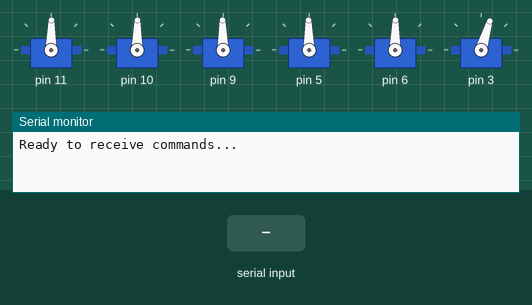
Simulated run of this sketch. Board: Arduino Uno, built with avr-gcc and run on an emulated ATmega328P. On the bench: 6 × servo, the last lines printed to the serial monitor. The inputs (shaded band) are chosen by the test bench.

Above: at 9.0 s.
9.1 s: "Base:1\n" received over Serial
At 11.0 s:
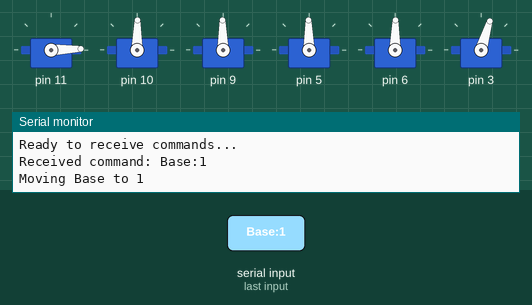
12.1 s: "Shoulder:1\n" received over Serial
At 13.9 s:
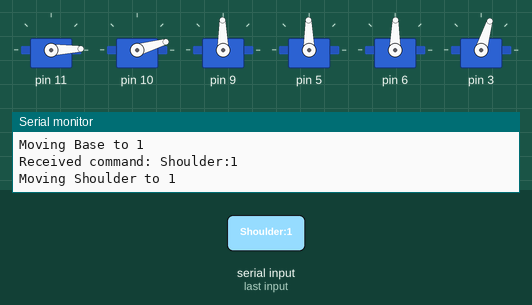
14.7 s: "Elbow:1\n" received over Serial
At 15.17 s:
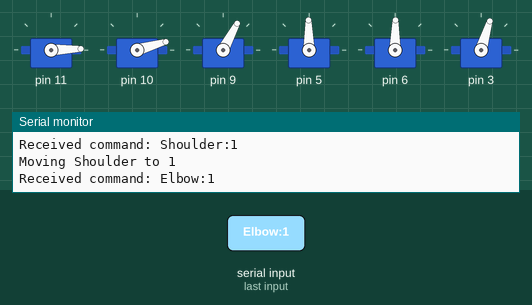
At 16.4 s:
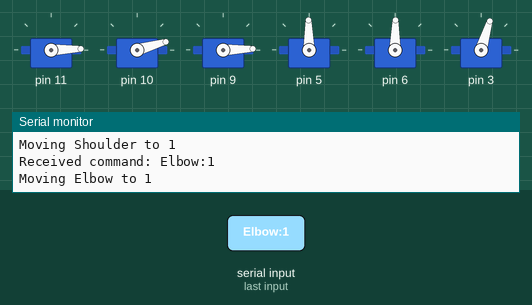
17.7 s: "Base:150\n" received over Serial
20.7 s: "Shoulder:150\n" received over Serial
23.7 s: "Elbow:150\n" received over Serial
Timing chart, 0 to 27.5 s (numbered marks = the images above; inputs shaded):
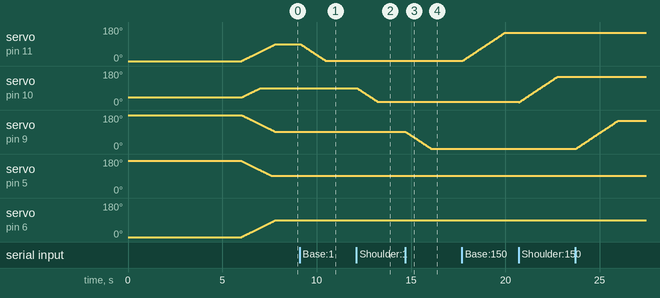

The sketch:

arduino.ino
```cpp
#include <Braccio.h>
#include <Servo.h>

// Declare servos (required by Braccio library)
Servo base;
Servo shoulder;
Servo elbow;
Servo wrist_rot;
Servo wrist_ver;
Servo gripper;

// Current angles for servos
int currentBase = 90;
int currentShoulder = 90;
int currentElbow = 90;
int currentWristRot = 90;
int currentWristVer = 90;
int currentGripper = 90;

// Function to move servos using Braccio's coordinated movement
void moveServo(int servoIndex, int targetPos) {
  // Update the current position based on which servo is being moved
  switch(servoIndex) {
    case 0: currentBase = targetPos; break;
    case 1: currentShoulder = targetPos; break;
    case 2: currentElbow = targetPos; break;
    case 3: currentWristRot = targetPos; break;
    case 4: currentWristVer = targetPos; break;
    case 5: currentGripper = targetPos; break;
  }

  // Use Braccio's coordinated movement for stable, fast positioning
  // Speed parameter: lower = faster (minimum 10, typical 15-20 for smooth but fast)
  Braccio.ServoMovement(15, currentBase, currentShoulder, currentElbow,
                        currentWristRot, currentWristVer, currentGripper);
}

void setup() {
  // Initialize the servos
  Braccio.begin();

  // Initialize serial communication with ESP32
  Serial.begin(9600);

  // Move to initial position
  Braccio.ServoMovement(20, currentBase, currentShoulder, currentElbow, currentWristRot, currentWristVer, currentGripper);
  Serial.println("Ready to receive commands...");
}

void loop() {
  // Wait for data and ensure we have a complete line
  if (Serial.available() > 0) {
    // Wait a bit to ensure the full command has arrived (9600 baud = ~1ms per byte)
    delay(20);

    // Read all available data until newline
    String command = "";
    unsigned long startTime = millis();
    bool foundNewline = false;

    // Read until we find a newline or timeout
    while (millis() - startTime < 200 && !foundNewline) {
      if (Serial.available() > 0) {
        char c = Serial.read();
        if (c == '\n' || c == '\r') {
          foundNewline = true;
          break;  // End of command
        }
        if (c >= 32 && c <= 126) {  // Only add printable ASCII characters
          command += c;
        }
      }
    }

    // If we didn't find a newline, clear the buffer to prevent corruption
    if (!foundNewline && Serial.available() > 0) {
      // Clear buffer until we find a newline or it's empty
      while (Serial.available() > 0) {
        char c = Serial.read();
        if (c == '\n' || c == '\r') {
          break;
        }
      }
      // Don't process incomplete command
      return;
    }

    command.trim();  // Remove any whitespace/newlines

    // Only process if we have a non-empty command with valid format
    if (command.length() > 0 && command.indexOf(':') > 0) {
      Serial.print("Received command: ");
      Serial.println(command);  // Debug: print the received command

      // Parse the command and extract the servo and value
      int separatorIndex = command.indexOf(':');
      if (separatorIndex != -1 && separatorIndex > 0) {
        String servoName = command.substring(0, separatorIndex);  // Extract servo name
        servoName.trim();  // Remove whitespace
        String valueStr = command.substring(separatorIndex + 1);
        valueStr.trim();  // Remove whitespace

        // Validate that valueStr is not empty and contains only digits
        if (valueStr.length() > 0) {
          // Check if valueStr contains only digits
          bool isValidNumber = true;
          for (int i = 0; i < valueStr.length(); i++) {
            if (!isDigit(valueStr[i])) {
              isValidNumber = false;
              break;
            }
          }

          if (isValidNumber) {
            int servoValue = valueStr.toInt();  // Extract value

            // Only process if we got a valid value (not 0 unless explicitly 0, but check range)
            if (servoValue >= 0 && servoValue <= 180) {
              // Move the appropriate servo to the desired value directly and quickly
              if (servoName == "Base") {
                moveServo(0, servoValue);
                Serial.println("Moving Base to " + String(servoValue));
              } else if (servoName == "Shoulder") {
                moveServo(1, servoValue);
                Serial.println("Moving Shoulder to " + String(servoValue));
              } else if (servoName == "Elbow") {
                moveServo(2, servoValue);
                Serial.println("Moving Elbow to " + String(servoValue));
              } else if (servoName == "Wrist Rotation") {
                moveServo(3, servoValue);
                Serial.println("Moving Wrist Rotation to " + String(servoValue));
              } else if (servoName == "Wrist Vertical") {
                moveServo(4, servoValue);
                Serial.println("Moving Wrist Vertical to " + String(servoValue));
              } else if (servoName == "Gripper") {
                // Gripper range is 20-75
                if (servoValue >= 20 && servoValue <= 75) {
                  moveServo(5, servoValue);
                  Serial.println("Moving Gripper to " + String(servoValue));
                } else {
                  Serial.println("Gripper value out of range (20-75): " + String(servoValue));
                }
              } else {
                Serial.println("Unknown servo name: " + servoName);
              }
            } else {
              Serial.println("Invalid servo value (0-180): " + String(servoValue));
            }
          } else {
            Serial.println("Invalid number format in command: " + command);
          }
        } else {
          Serial.println("Empty value in command: " + command);
        }
      } else {
        Serial.println("Invalid command format (expected 'ServoName:value'): " + command);
      }
    } else if (command.length() > 0) {
      // Command exists but doesn't have proper format - ignore it
      Serial.print("Ignoring malformed command: ");
      Serial.println(command);
    }
  }
}
```

Measured:
- after the input at 14.7 s, servo on pin 9: moves from 91° to 2° over 1.3 s, starting at once
